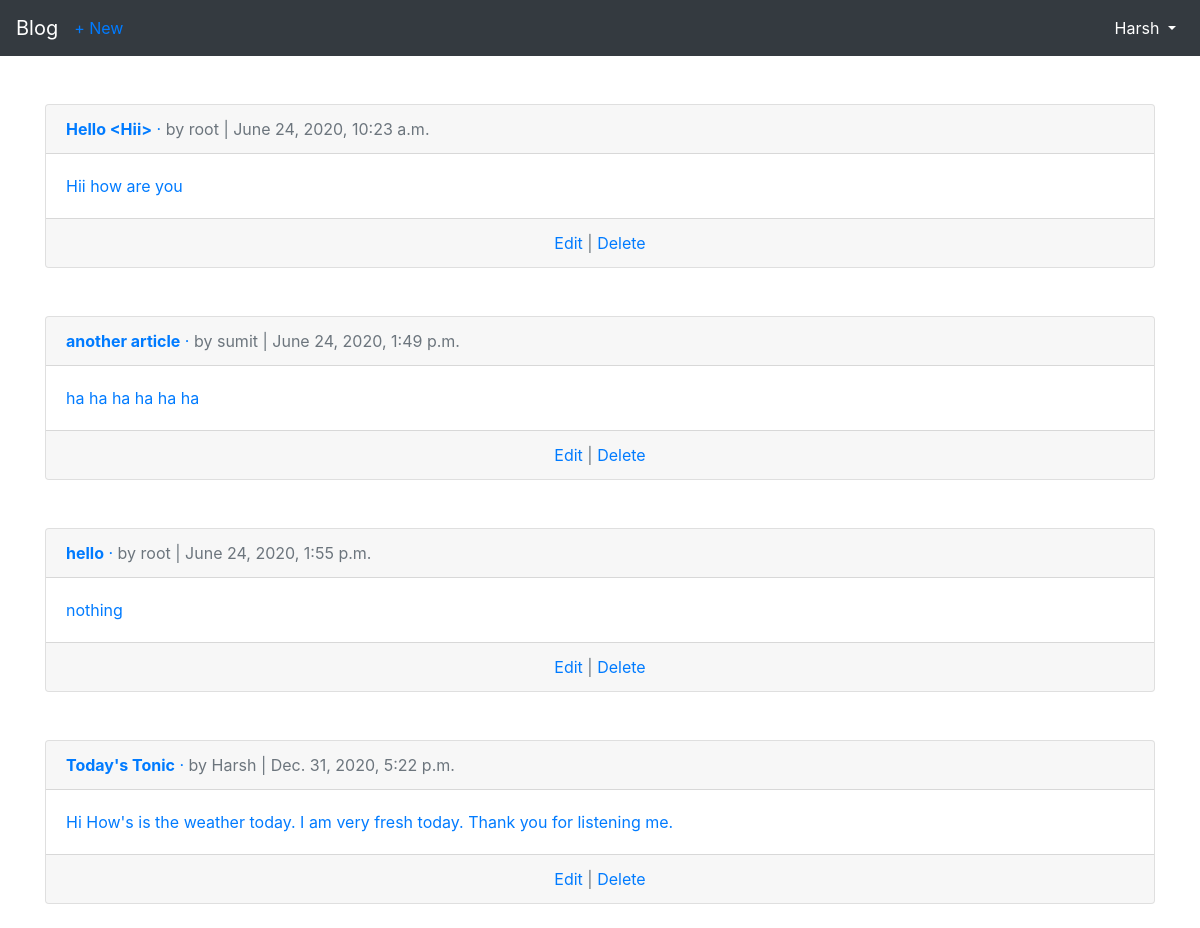
The app's page /articles/ (signed in) with its own data.
### users/models.py (models this page shows)
class CustomUser(AbstractUser):
    age = models.PositiveIntegerField(null = True,blank = True)

### articles/models.py (models this page shows, shortened)
class Article(models.Model):
    title = models.CharField(max_length=255)
    body = models.TextField()
    date = models.DateTimeField(auto_now_add = True)
    author = models.ForeignKey(get_user_model(),on_delete=models.CASCADE,)
    likes = models.ManyToManyField(get_user_model(), related_name='article_articles')

### articles/views.py (the view)
# urls.py: path('',ArticleListView.as_view(),name = 'article_list'),
class ArticleListView(LoginRequiredMixin,ListView):
    model = Article
    template_name = 'article_list.html'
    login_url = 'login'

### templates/article_list.html (shortened to what this page needs)
{% extends 'base.html' %}
{% block content %}
    {% for article in object_list %}
    <a href="{% url 'article_detail' article.pk %}">
        <br />
        <div class="card">
            <div class="card-header">
                <span class="font-weight-bold">{{ article.title }}</span> &middot;
                <span class="text-muted">by {{ article.author }} |
                {{ article.date }}</span>
            </div>
            <div class="card-body">
                {{ article.body }}
            </div>
            <div class="card-footer text-center text-muted">
                <a href="{% url 'article_edit' article.pk %}">Edit</a> |
                <a href="{% url 'article_delete' article.pk %}">Delete</a>
            </div>
        </div>
        <br />
    </a>
    {% endfor %}
{% endblock content %}

### templates/base.html (shortened to what this page needs)
<!DOCTYPE html>
<html>
    <head>
        <link rel="stylesheet" href="https://stackpath.bootstrapcdn.com/bootstrap/4.5.0/css/bootstrap.min.css">
    </head>
    <body>
        <nav class="navbar navbar-expand-md navbar-dark bg-dark mb- ">
            <a class="navbar-brand" href="{% url 'home' %}">Blog</a>
            {% if user.is_authenticated %}
                <ul class="navbar-nav mr-auto">
                    <li class="nav-item"><a href="{% url 'article_new' %}">+ New</a></li>
                </ul>
            {% endif %}
            <div class="collapse navbar-collapse" id="navbarCollapse">
                {% if user.is_authenticated %}
                   <ul class="navbar-nav ml-auto">
                        <li class="nav-item active  ">
                            <a class="nav-link dropdown-toggle" href="#" id="userMenu"
                                data-toggle="dropdown" aria-haspopup="true"
                                aria-expanded="false">
                                {{ user.username }}
                            </a>
                            </li>
                            </ul>
                        {% endif %}
                    </div>
            </nav>
            <br />
        <div class="container">
        {% block content %}
        {% endblock content %}
        </div>
    </body>
</html>

### records on screen
CustomUser: username "Harsh"
Article: title "Hello <Hii>", author "root", date "June 24, 2020, 10:23 a.m.", body "Hii how are you"
Article: title "another article", author "sumit", date "June 24, 2020, 1:49 p.m.", body "ha ha ha ha ha ha"
Article: title "hello", author "root", date "June 24, 2020, 1:55 p.m.", body "nothing"
Article: title "Today's Tonic", author "Harsh", date "Dec. 31, 2020, 5:22 p.m.", body "Hi How's is the weather today. I am very fresh today. Thank you for listening me."
